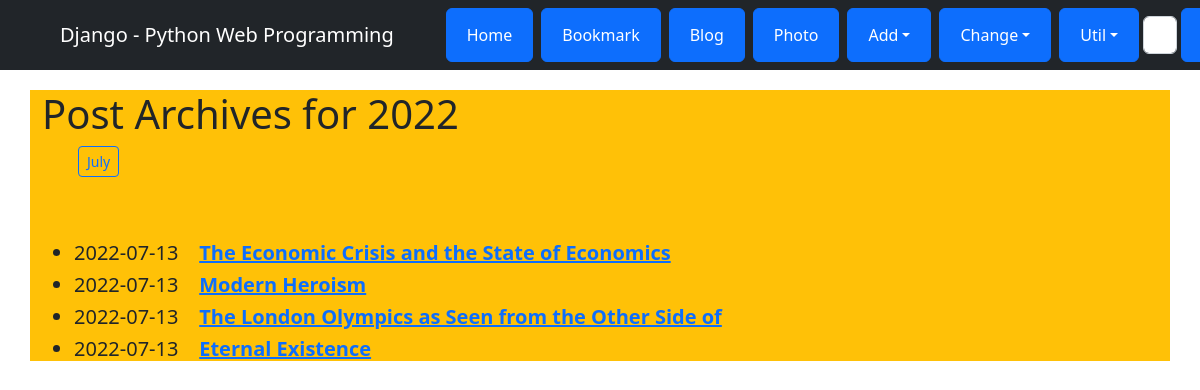
Screenshot of /blog/archive/2022/ with the database file from the repository.
### blog/models.py (models this page shows, shortened)
class Post(models.Model):
    title = models.CharField(verbose_name='TITLE',max_length=50)
    slug = models.SlugField('SLUG', unique=True, allow_unicode=True, help_text='one word for title alia.')
    description = models.CharField('DESCRIPTION', max_length=100, blank=True, help_text='simple description text.')
    content = models.TextField('CONTENT')
    create_dt = models.DateTimeField('CREATE DATE', auto_now_add=True)
    modify_dt = models.DateTimeField('MODIFY DATE', auto_now=True)
    tags = TaggableManager(blank=True)
    owner = models.ForeignKey(User, on_delete=models.CASCADE, verbose_name='OWNER', blank =True, null=True)
    class Meta:
        verbose_name = 'post'
        verbose_name_plural = 'posts'
        db_table = 'blog_posts'
        ordering = ('-modify_dt',)
    def get_absolute_url(self):
        return reverse('blog:post_detail', args=(self.slug,))

### blog/views.py (the view)
# urls.py: path('archive/<int:year>/',views.PostYAV.as_view(), name='post_year_archive'),
class PostYAV(YearArchiveView):
    model = Post
    date_field = 'modify_dt'
    make_object_list = True

### blog/templates/blog/post_archive_year.html (shortened to what this page needs)
{% extends "base.html" %}
{% block content %}
<h1>Post Archives for {{ year|date:"Y" }}</h1>
<ul>
    {% for date in date_list %}
    <li style= "display: inline;">
        <a href = "{% url 'blog:post_month_archive' year|date:'Y' date|date:'b' %}"
            class = "btn btn-outline-primary btn-sm mx-1">
            {{ date|date:"F" }}
        </a>
    </li>
    {% endfor %}
</ul>
<br><br>
<div>
    <ul>
        {% for post in object_list %}
        <li class="h5">
            {{ post.modify_dt|date:"Y-m-d" }}&nbsp;&nbsp;&nbsp;
            <a href = "{{ post.get_absolute_url }}"><strong>{{ post.title }}</strong></a>
        </li>
        {% endfor %}
    </ul>
</div>
{% endblock %}

### templates/base.html (style rules this page uses)
body { padding-top: 90px; }

### rows the page displays
Post: modify_dt "2022-07-13", title "The Economic Crisis and the State of Economics"
Post: modify_dt "2022-07-13", title "Modern Heroism"
Post: modify_dt "2022-07-13", title "The London Olympics as Seen from the Other Side of"
Post: modify_dt "2022-07-13", title "Eternal Existence"

### other values shown
{{ year|date:"Y" }} "2022"
{{ date|date:"F" }} "July"
